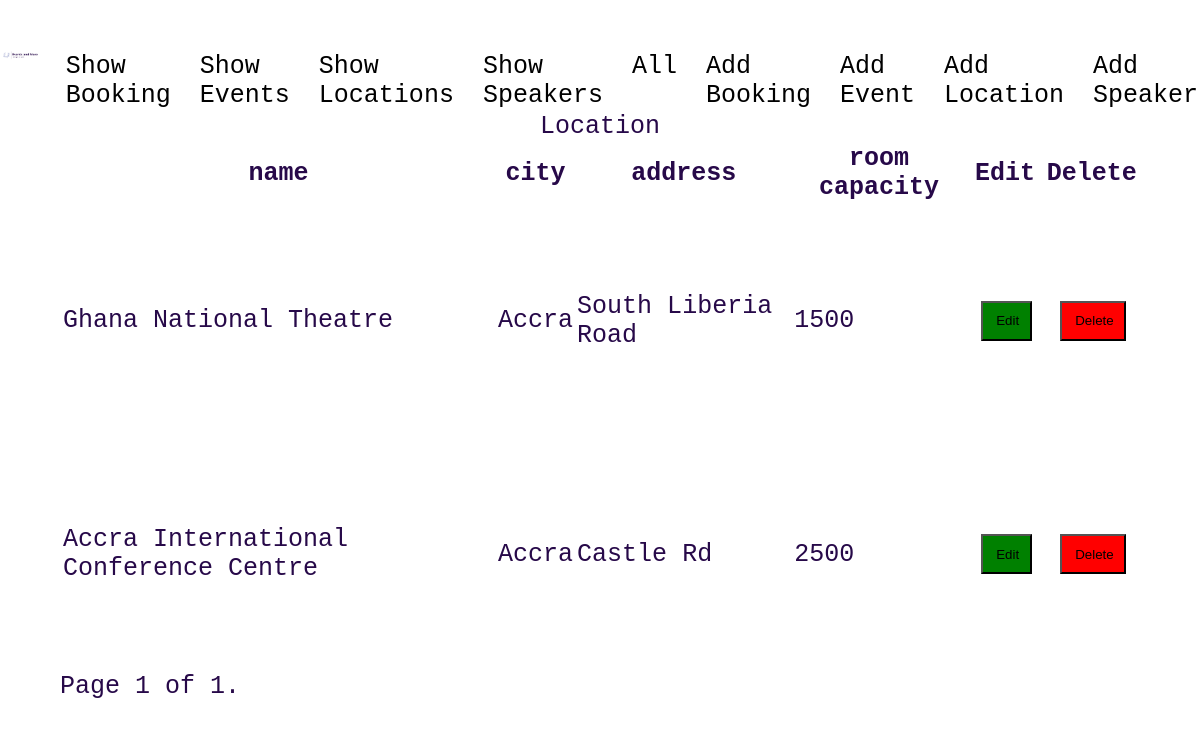
Page /showLocation/ (signed in) on the committed database.
### booking/models.py (models this page shows, shortened)
class Location(models.Model):
    name=models.CharField(max_length=100)
    city= models.CharField(max_length=100)
    address= models.CharField(max_length=500)
    room_capacity = models.IntegerField()

### booking/views.py (the view)
# urls.py: path('showLocation/', views.LocationListView.as_view(), name='location'),
@method_decorator(login_required(login_url='/login/'), name='dispatch')
class LocationListView(generic.ListView ):
    Model=Location
    queryset=Location.objects.all()
    paginate_by = 25
    template_name="booking/showLocation.html"
    context_object_name = 'location'

### booking/templates/booking/showLocation.html (shortened to what this page needs)
{% extends "base.html" %}
{% load static %}
{% block content %}
{% if location %}
<div id="main-table">
    <table class="show-table">
    <caption>Location</caption>
    <thead>
        <tr>
            <th>name</th>
            <th>city</th>
            <th>address</th>
            <th>room capacity</th>
            <th>Edit</th>
            <th>Delete</th>
        </tr>
    </thead>
    <tbody>
        {% for location in page_obj %}
        <tr>
            <td>{{location.name}}</td>
            <td>{{location.city}}</td>
            <td>{{location.address}}</td>
            <td>{{location.room_capacity}}</td>
            <th><form action="{% url 'updateLocation' location.id %}" method="get">{% csrf_token %}<input class="edit" type="submit" value="Edit"></form></th>
            <th><form action="{% url 'deleteLocation' location.id %}" method="post">{% csrf_token %}<input class="delete" type="submit" value="Delete"></form></th>
            {% endfor %}
        </tr>
    </tbody>
</table>
<div class="pagination">
    <span class="step-links">
        <span class="current">
            Page {{ page_obj.number }} of {{ page_obj.paginator.num_pages }}.
        </span>
    </span>
</div>
</div>
{% endif %}
{% endblock %}

### booking/static/style.css (style rules this page uses)
body { margin:0; }
#main-table { display: grid; grid-area: main; grid-template-columns: 5vw 30vw 30vw 30vw 5vw; grid-template-rows: 70vh 10vh ; grid-template-areas: "... table table table ..." "... pagination pagination pagination ..."; }
.show-table { grid-area: table; }
.pagination { grid-area:pagination; }
body { color: #270949; font-family: 'Courier New', Courier, monospace; font-size: 25px; }
input { padding: 0.8em; margin: 0.8em; margin-left: 1em; padding-left: 1em; }
.edit { background-color: green; }
.delete { background-color: red; }

### rows in the picture
Location: name "Ghana National Theatre", city "Accra", address "South Liberia Road", room_capacity "1500"
Location: name "Accra International Conference Centre", city "Accra", address "Castle Rd", room_capacity "2500"

### other values in the picture
{{ page_obj.number }} "1"
{{ page_obj.paginator.num_pages }} "1"
